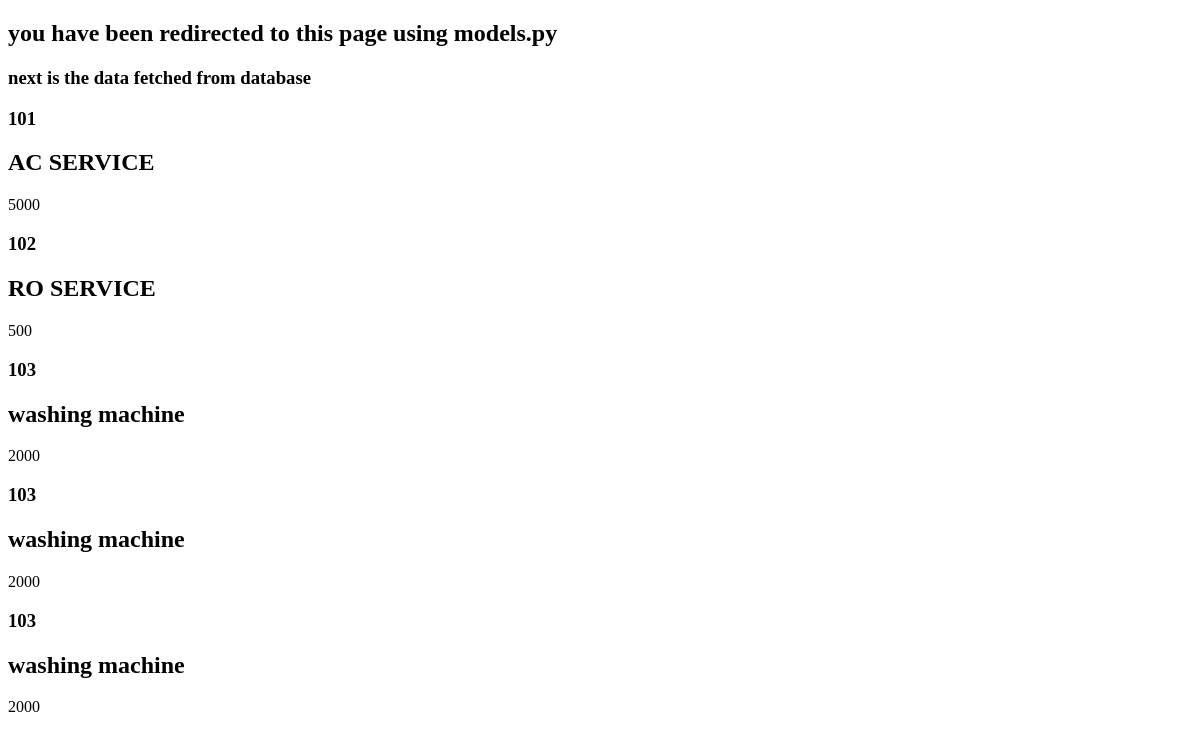
/show/, run on an earlier commit of the app's database.
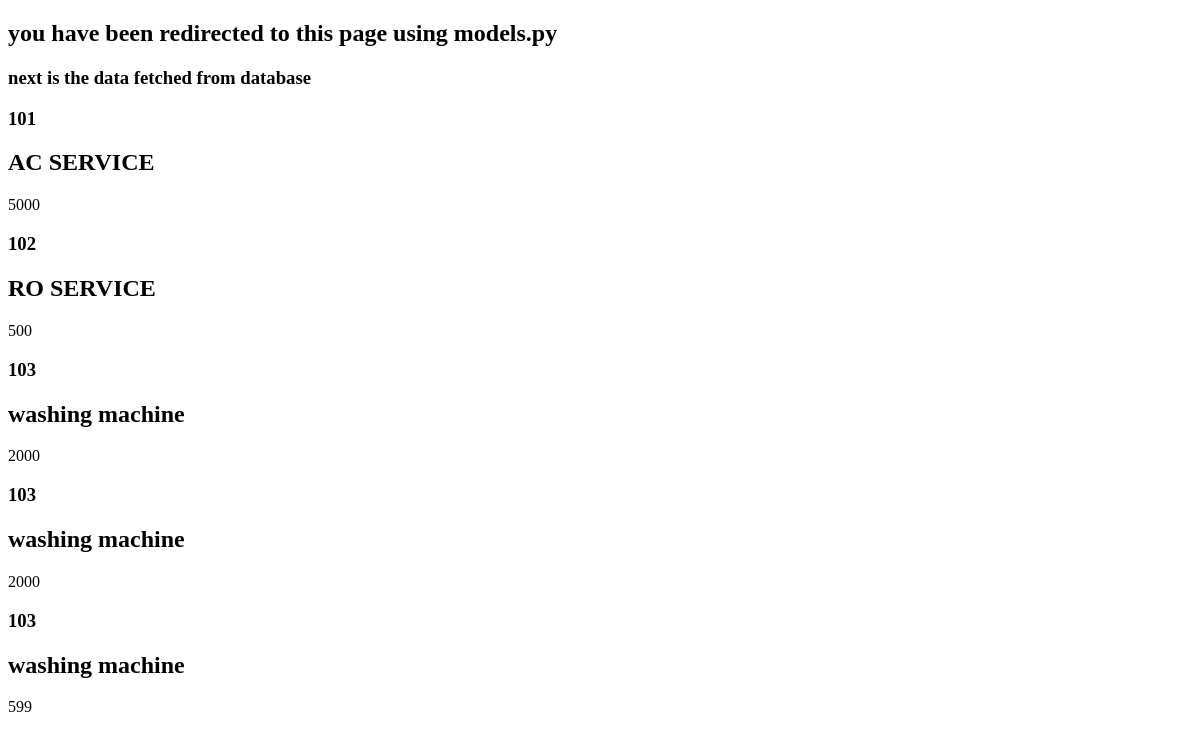
And on a later commit of the database.
### service/models.py (models this page shows)
class service (models.Model):
    service_ID=models.CharField(max_length=50)
    service_Title=models.CharField(max_length=50)
    service_Desc=models.TextField()

### dhiraj/views.py (the view)
# urls.py: path('show/',views.load),
def load(request):
    serviceData = service.objects.all()
    '''
    for a in serviceData:
        print(a.service_ID)
        print(a.service_Title)
        print(a.service_Desc)
    print(service1)
    '''
    return render(request, 'load.html', {'service': serviceData})

### Templates/load.html (shortened to what this page needs)
<!DOCTYPE html>
<html lang="en">
<head>
</head>
<body>
    <h2>you have been redirected to this page using models.py</h2>
    <h3>next is the data fetched from database</h3>
    {% for i in service %}
    <div>
        <h3>{{i.service_ID}}</h3>
        <h2>{{i.service_Title}}</h2>
        <p>{{i.service_Desc}}</p>
    </div>
    {% endfor %}
</body>
</html>

What changed in the data, as far as the page shows it:
changed service (number 5 of 5 on the later page): service_Desc "2000" → "599"
